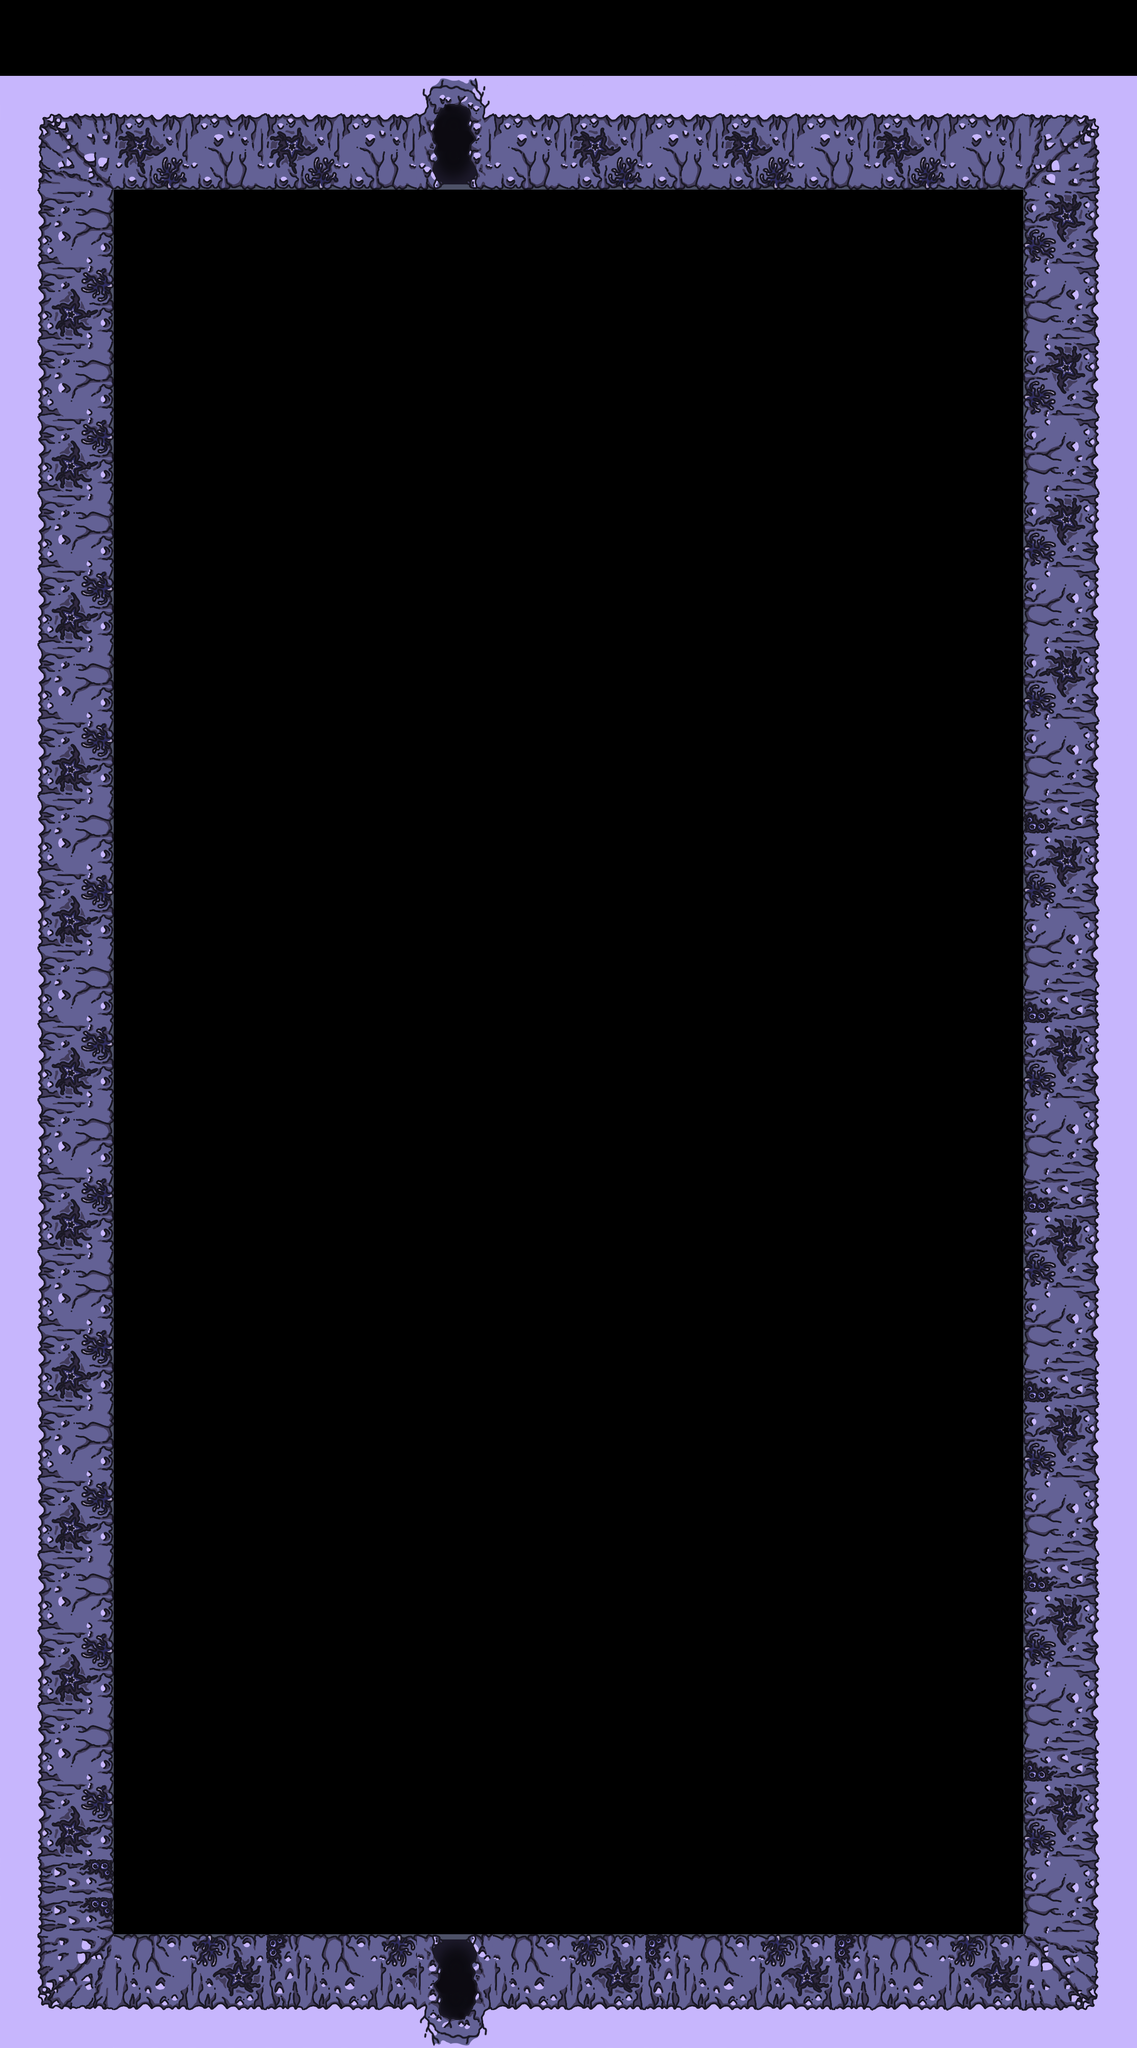

Rendered tile map (Tiled .tmx) drawn with the repository's tilesets; below, a short description and the map source with its tile grids summarised:
An orthogonal 30x54 tile map with 80x80 px tiles, 2 tile layers (colision, visible), 4 tilesets and 1 object.

<map version="1.4" tiledversion="1.4.3" orientation="orthogonal" renderorder="right-down" width="30" height="54" tilewidth="80" tileheight="80" infinite="0" nextlayerid="3" nextobjectid="1">
 <tileset firstgid="1" name="Wall" tilewidth="80" tileheight="80" tilecount="1" columns="1">
  <image source="../Art/Dungeon Sprites/Wall.png" width="80" height="80" />
  <tile id="0">
   <objectgroup draworder="index" id="2">
    <object id="1" x="0.125" y="-0.25" width="79.875" height="80.5" />
   </objectgroup>
  </tile>
 </tileset>
 <tileset firstgid="2" name="Map1_tilesheet" tilewidth="80" tileheight="80" tilecount="28" columns="7">
  <image source="../Art/Dungeon Sprites/Map1_tilesheet.png" width="560" height="320" />
 </tileset>
 <tileset firstgid="30" name="ParedPuerta" tilewidth="80" tileheight="80" tilecount="6" columns="3">
  <image source="../Art/Dungeon Sprites/ParedPuerta.png" width="240" height="160" />
 </tileset>
 <tileset firstgid="36" source="Puerta1Actualizada.tsx" />
 <layer id="2" name="colision" width="30" height="54">
  <data>[1620 cells, 456 non-empty, 1 distinct tile ids]</data>
 </layer>
 <layer id="1" name="visible" width="30" height="54">
  <data>[1620 cells, 456 non-empty, 30 distinct tile ids]</data>
 </layer>
</map>
